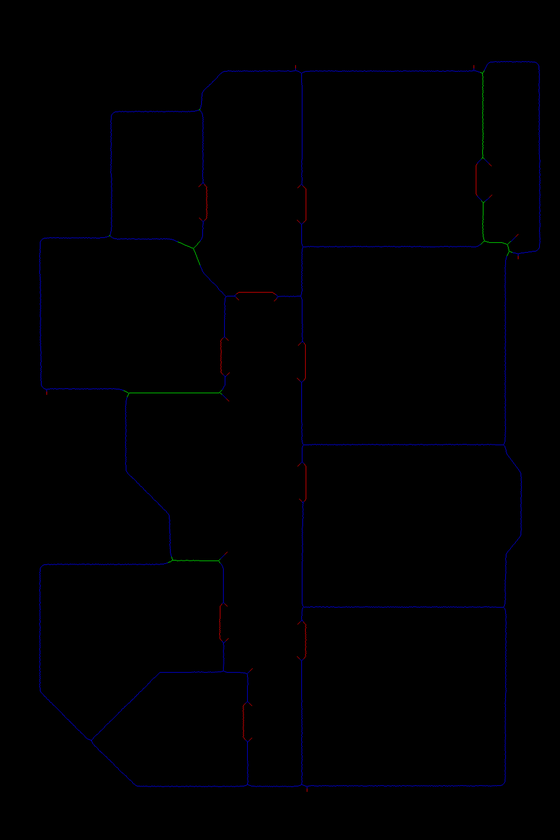
#> input picture 3.SKELETON/4. cleaning/mode_clean/3_clean_mode.png, 560 x 840 px, shrunk from 2000 x 3000 before the run, found by its file name; its folder holds 5 pictures in this run
$ python png_to_svg_converter.py
#> lines starting #> are read from the running program, lines starting #| are printed output that depends on the picture; after the words box and inside, x2 and y2 are one past the last pixel; in counts of white or black regions, pixels touching at a corner belong together
#!/usr/bin/env python3
"""
Script per convertire 3_clean_mode.png in formato SVG
catturando TUTTE le linee dell'immagine

VERSIONE DETERMINISTICA: garantisce sempre lo stesso risultato
"""

import cv2
import numpy as np
import os
import random

# Parametri globali per la conversione
THRESHOLD_VALUE = 50  # Valore di soglia per binarizzazione
MIN_CONTOUR_AREA = 0.5  # Area minima per i contorni da includere
STROKE_WIDTH = 1  # Spessore delle linee

def png_to_svg(input_path, output_path):
    """
    Converte un'immagine PNG in formato SVG catturando OGNI linea

    VERSIONE DETERMINISTICA: garantisce sempre lo stesso risultato
    """
#> called with input_path = '3.SKELETON/4. cleaning/3_clean_mode.png', output_path = '3.SKELETON/4. cleaning/3_clean_mode.svg'
    # Imposta seed deterministico per garantire riproducibilità
    random.seed(42)
    np.random.seed(42)

    # Leggi l'immagine
    image = cv2.imread(input_path)
#> image is the input picture: shape (840, 560, 3); mean B, G, R 1.4, 0.1, 0.2
    if image is None:
        print(f"Errore: Impossibile leggere l'immagine {input_path}")
        return False

    # Converti in scala di grigi
    gray = cv2.cvtColor(image, cv2.COLOR_BGR2GRAY)
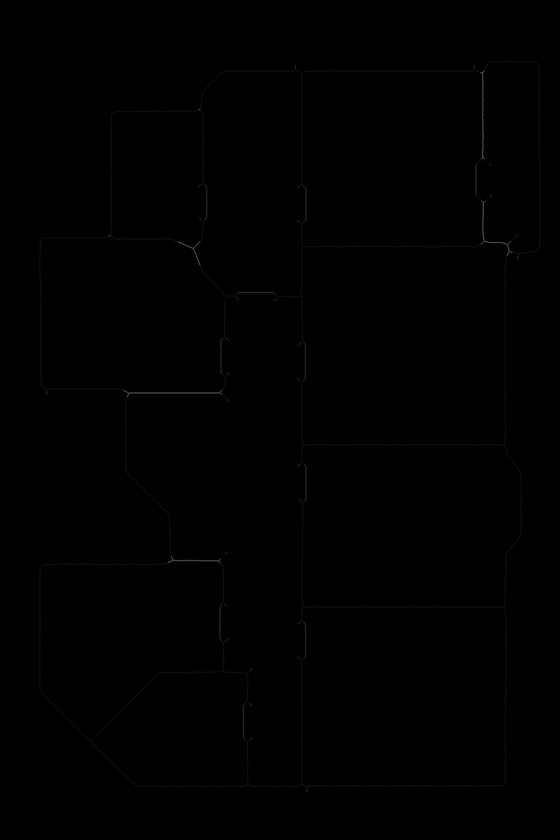
#> gray: shape (840, 560); min 0, max 97, mean 0.3

    # Usa un approccio aggressivo per catturare tutte le linee

    # 1. Edge detection con parametri più sensibili
    edges1 = cv2.Canny(gray, 30, 100)
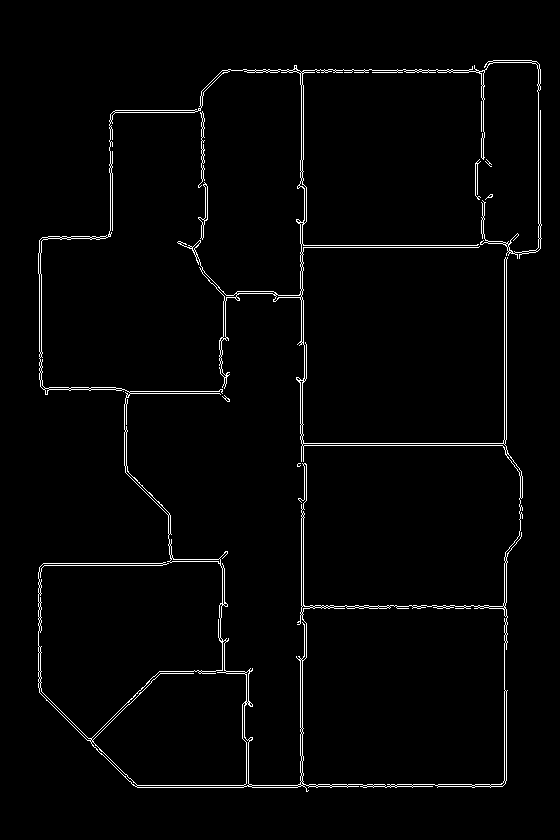
#> edges1: shape (840, 560); 2.1% white in thin lines or dots, all inside (x1, y1, x2, y2) = (38, 60, 542, 792)
    edges2 = cv2.Canny(gray, 50, 150)
#> edges2: shape (840, 560); 0.45% white in thin lines or dots, all inside (x1, y1, x2, y2) = (41, 65, 519, 764)
    edges3 = cv2.Canny(gray, 100, 200)
#> edges3: shape (840, 560); 0.17% white in thin lines or dots, all inside (x1, y1, x2, y2) = (108, 70, 513, 564)

    # 2. Threshold binario con diversi valori
    _, binary1 = cv2.threshold(gray, 30, 255, cv2.THRESH_BINARY)
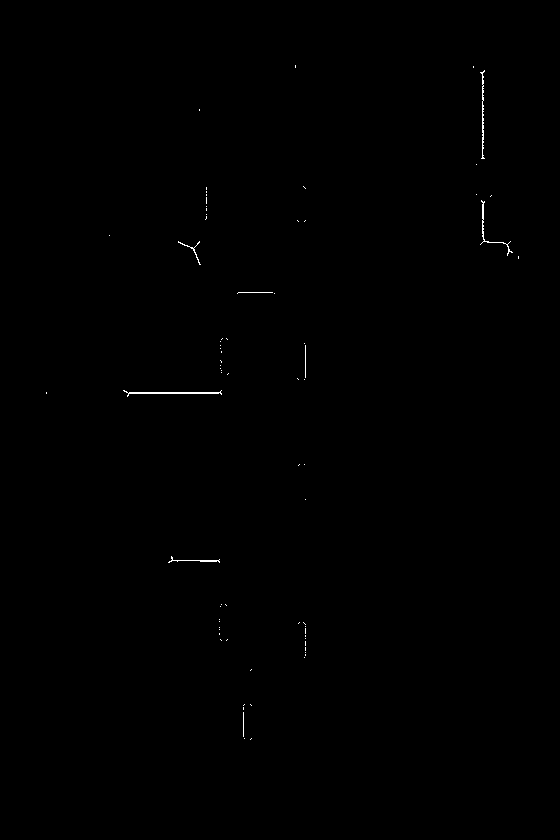
#> binary1: shape (840, 560); 0.18% white in thin lines or dots, all inside (x1, y1, x2, y2) = (46, 65, 519, 740)
    _, binary2 = cv2.threshold(gray, 50, 255, cv2.THRESH_BINARY)
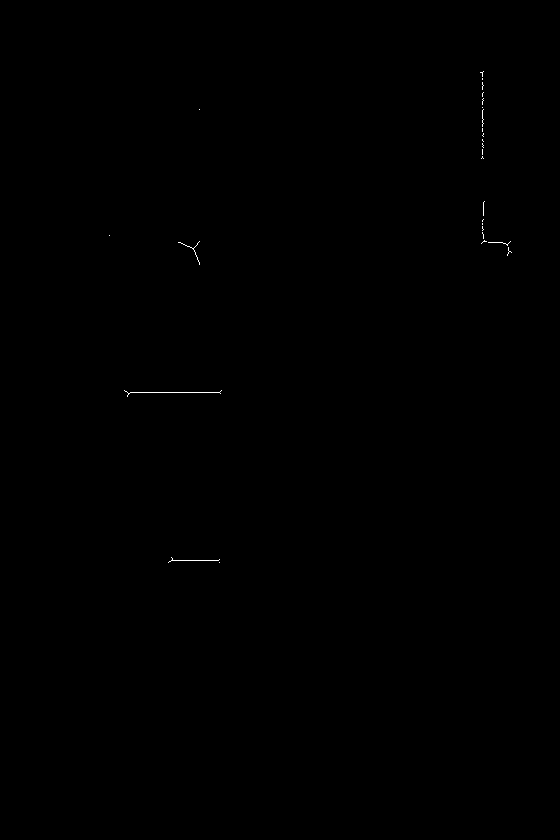
#> binary2: shape (840, 560); 0.07% white in thin lines or dots, all inside (x1, y1, x2, y2) = (109, 71, 512, 563)
    _, binary3 = cv2.threshold(gray, 100, 255, cv2.THRESH_BINARY)
#> binary3: shape (840, 560); every value is 0

    # 3. Morphological operations per migliorare la rilevazione
    kernel = np.ones((2,2), np.uint8)
    edges1 = cv2.morphologyEx(edges1, cv2.MORPH_CLOSE, kernel)
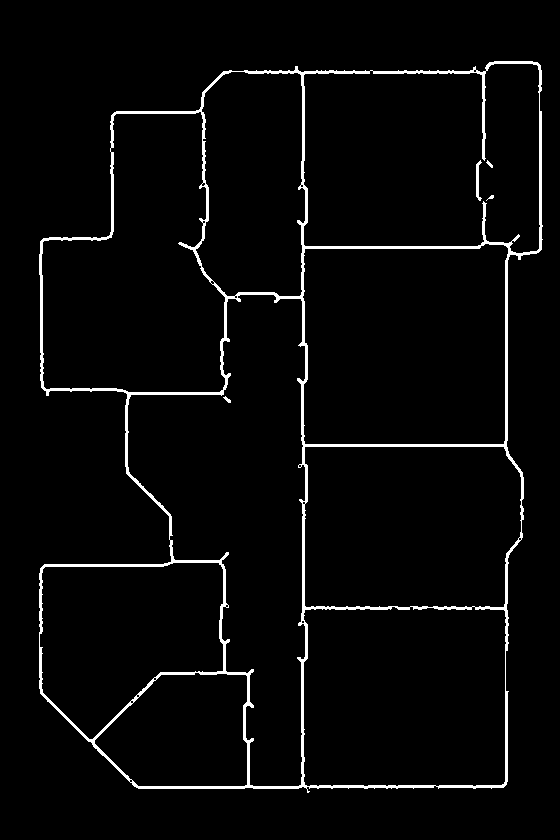
#> edges1: shape (840, 560); 3.3% white; 5 white regions (1 under 20 px), largest, box (x1, y1, x2, y2) and area: (39, 61, 543, 793) 15098, (476, 160, 482, 201) 124, (223, 396, 231, 403) 26, (486, 160, 493, 168) 24
    edges2 = cv2.morphologyEx(edges2, cv2.MORPH_CLOSE, kernel)
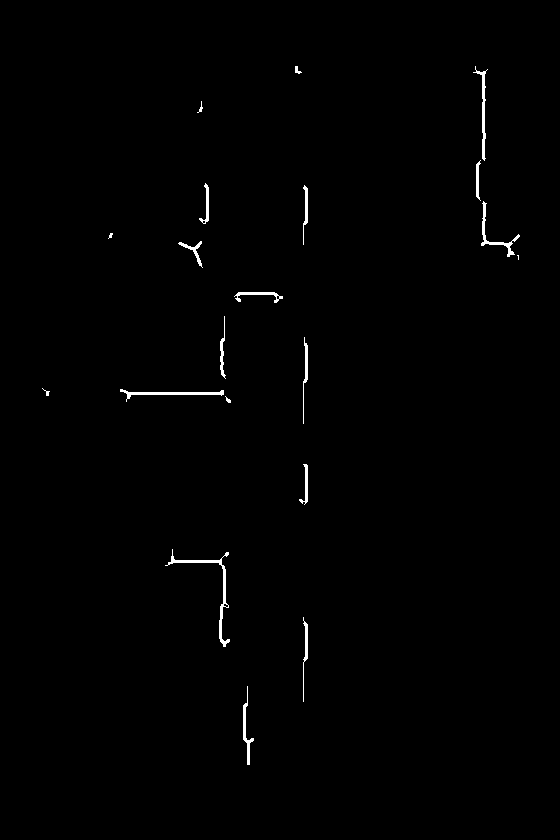
#> edges2: shape (840, 560); 0.66% white; 20 white regions (2 under 20 px), largest, box (x1, y1, x2, y2) and area: (165, 549, 230, 647) 491, (120, 389, 224, 402) 337, (473, 66, 488, 161) 298
    edges3 = cv2.morphologyEx(edges3, cv2.MORPH_CLOSE, kernel)
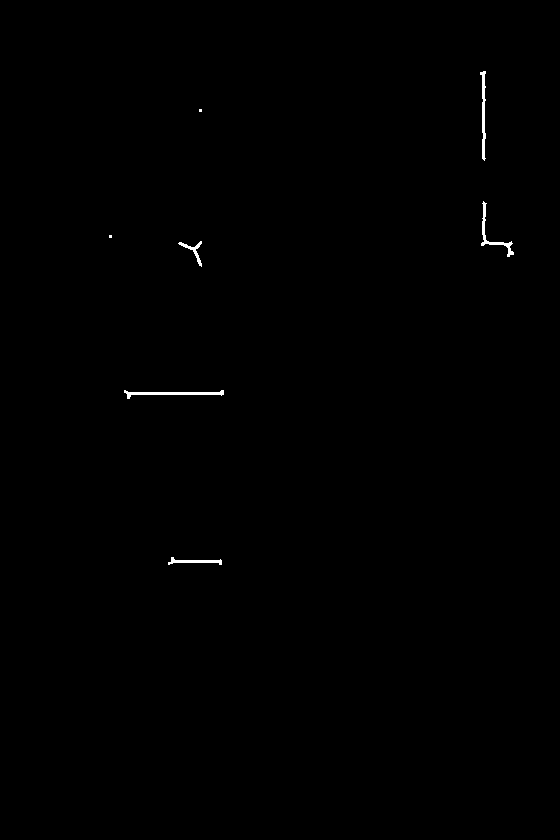
#> edges3: shape (840, 560); 0.26% white; 7 white regions (2 under 20 px), largest, box (x1, y1, x2, y2) and area: (124, 390, 224, 399) 323, (480, 71, 486, 161) 277, (481, 201, 514, 257) 264, (168, 557, 222, 565) 180, (178, 241, 202, 267) 139

    # Combina tutti gli approcci
    combined = cv2.bitwise_or(edges1, edges2)
    combined = cv2.bitwise_or(combined, edges3)
    combined = cv2.bitwise_or(combined, binary1)
#> combined: shape (840, 560); 3.3% white; 4 white regions (1 under 20 px)
    combined = cv2.bitwise_or(combined, binary2)
    combined = cv2.bitwise_or(combined, binary3)

    # Trova TUTTI i contorni con RETR_LIST
    contours, _ = cv2.findContours(combined, cv2.RETR_LIST, cv2.CHAIN_APPROX_SIMPLE)
#> contours = 28 contours, 18 with area under 20; largest, box (x1, y1, x2, y2) and area: (39, 61, 543, 793) 304631, (127, 294, 306, 787) 48502, (303, 63, 541, 254) 40784, (302, 243, 509, 445) 39502, (41, 111, 226, 393) 37584

    print(f"Trovati {len(contours)} contorni totali")
#| Trovati 28 contorni totali

    # Ottieni le dimensioni dell'immagine
    height, width = image.shape[:2]
#> height = 840; width = 560

    # Crea il contenuto SVG
    svg_content = f'''<?xml version="1.0" encoding="UTF-8"?>
<svg width="{width}" height="{height}" xmlns="http://www.w3.org/2000/svg">
    <rect width="100%" height="100%" fill="white"/>
'''

    # Aggiungi i contorni come path SVG
    valid_contours = 0
    for i, contour in enumerate(contours):
        # Filtra contorni troppo piccoli
        area = cv2.contourArea(contour)
        if area < MIN_CONTOUR_AREA:
            continue

        # Crea il path SVG
        if len(contour) > 1:  # Almeno 2 punti per una linea
            # Inizia il path con il primo punto
            first_point = contour[0]
            path_data = f"M {first_point[0][0]},{first_point[0][1]}"

            # Aggiungi tutti gli altri punti
            for j in range(1, len(contour)):
                point = contour[j]
                x = point[0][0]
                y = point[0][1]
                path_data += f" L {x},{y}"

            # Chiudi il path solo se ha più di 2 punti
            if len(contour) > 2:
                path_data += " Z"

            # Usa solo stroke, senza fill
            svg_content += f'    <path d="{path_data}" fill="none" stroke="black" stroke-width="{STROKE_WIDTH}"/>\n'
            valid_contours += 1
#> this loop made 28 passes
#> area on passes 5, 7, 9, 13, 16, 18, 24, 25, 27, 28: 13859, 35512, 23858, 33440, 48501.5, 39501.5, 37583.5, 21241, 40784, 304631
#> after the loop, valid_contours = 28

    print(f"Aggiunti {valid_contours} contorni validi al SVG")
#| Aggiunti 28 contorni validi al SVG

    svg_content += '</svg>'

    # Salva il file SVG
    try:
        with open(output_path, 'w', encoding='utf-8') as f:
            f.write(svg_content)
        print(f"Conversione completata: {output_path}")
        return True
    except Exception as e:
        print(f"Errore durante il salvataggio: {e}")
        return False

def main():
    """
    Funzione principale

    Questo script è DETERMINISTICO: garantisce sempre lo stesso risultato SVG
    a partire dallo stesso file PNG di input, indipendentemente dal sistema
    o dal numero di esecuzioni.
    """
    import sys

    # Percorsi relativi alla directory dello script
    script_dir = os.path.dirname(os.path.abspath(__file__))

    # Check if input number is provided
    if len(sys.argv) > 1:
        input_num = sys.argv[1]
        input_file = os.path.join(script_dir, f"mode_clean/{input_num}_clean_mode.png")
        output_file = os.path.join(script_dir, f"{input_num}_clean_mode.svg")
    else:
        # Default behavior for input 3
        input_file = os.path.join(script_dir, "3_clean_mode.png")
        output_file = os.path.join(script_dir, "3_clean_mode.svg")

    # Verifica che il file di input esista
    if not os.path.exists(input_file):
        print(f"Errore: File {input_file} non trovato")
        return

    # Esegui la conversione
    success = png_to_svg(input_file, output_file)

    if success:
        print(f"File SVG creato con successo: {output_file}")
    else:
        print("Conversione fallita")

if __name__ == "__main__":
    main()
